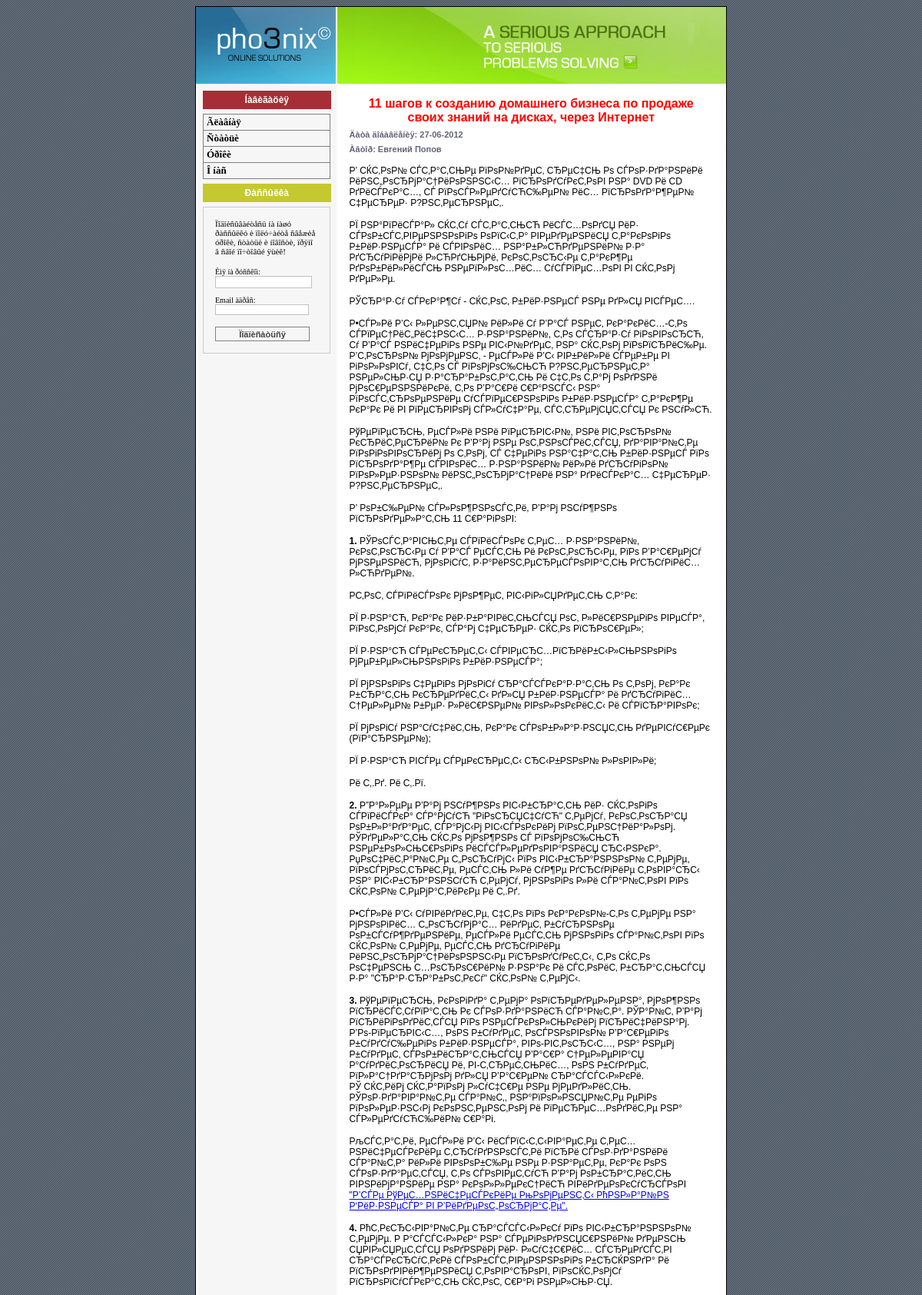
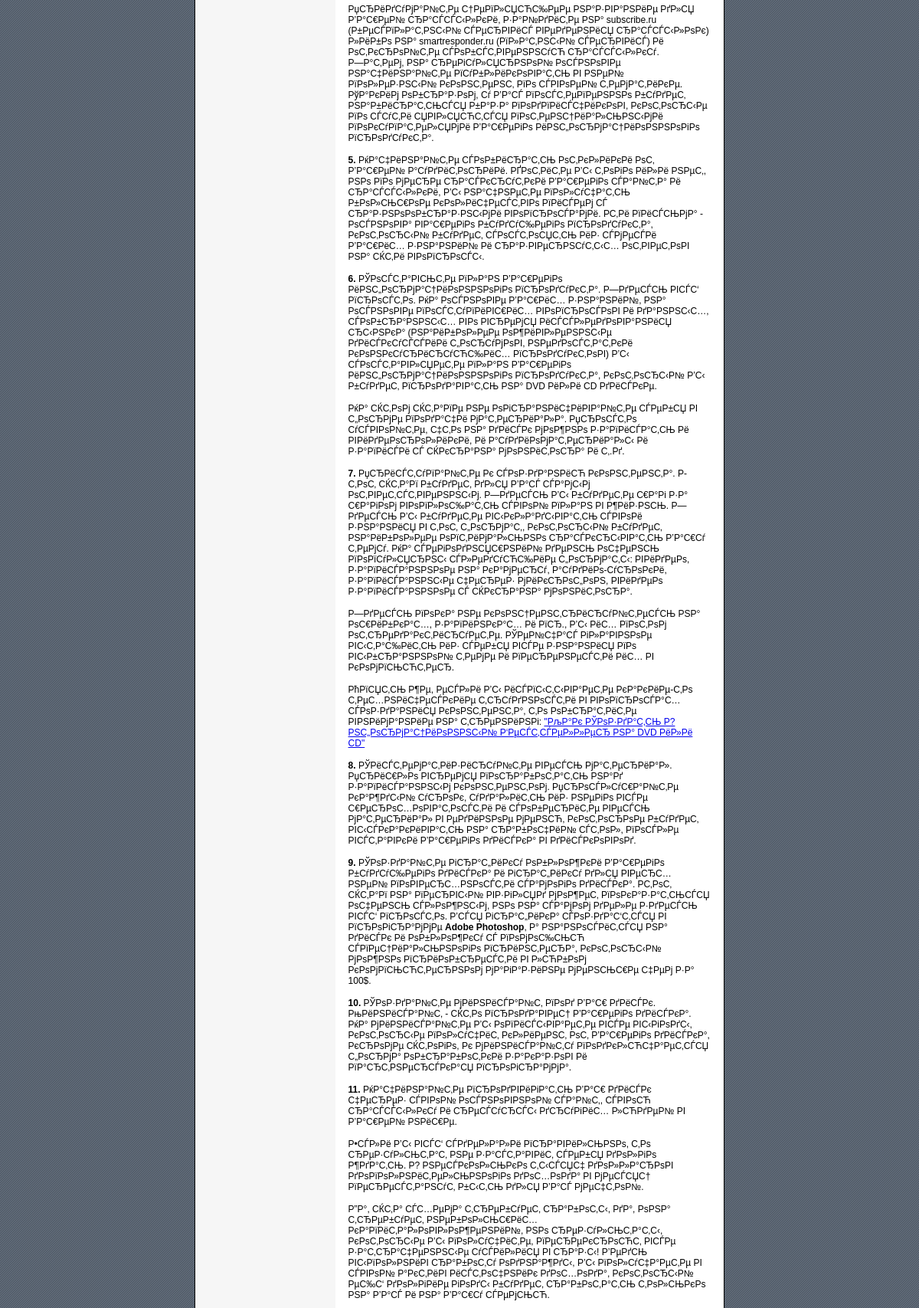
Page /phpsite/article_view.php?id=1 (upper part) on the committed database (2 pictures, top to bottom).
### tables this page shows
CREATE TABLE IF NOT EXISTS `articles` (
  `id` int(11) NOT NULL AUTO_INCREMENT,
  `title` varchar(255) NOT NULL,
  `author` varchar(255) NOT NULL,
  `meta_d` varchar(255) NOT NULL,
  `meta_k` varchar(255) NOT NULL,
  `date` date NOT NULL,
  `text` text NOT NULL,
  `description` text NOT NULL,
  PRIMARY KEY (`id`)
);

### phpsite/blocks/db/db_article_view.php (called while the page is built, shortened)
<?
	$db = mysql_connect("localhost","php","12345");
		if (!$db) {
    		die (sprintf ("Îøèáêà [%d]: %s", mysql_errno (), mysql_error ()));
			}
		else {
			if (isset($_GET['id'])){
					$id = $_GET['id'];
					$result = mysql_query("SELECT * FROM articles WHERE id='$id'",$db);
					$myrow = mysql_fetch_array($result);
				}
				else{
					echo("Îøèáêà îòêðûòèÿ óðîêà!");
				}
		}
?>

### phpsite/article_view.php (the view, shortened to what this page needs)
<?php
include("blocks/db/db_article_view.php");
?>
<!DOCTYPE HTML PUBLIC "-//W3C//DTD HTML 4.01 Transitional//EN" "http://www.w3.org/TR/html4/loose.dtd">
<html>
<head>
    <link href="css/style.css" rel="stylesheet" type="text/css">
</head>
<body>
    <table width="690" border="0" align="center" bgcolor="#FFFFFF" class="wrapper">
		<?
			include("blocks/header.php");
		?>
		<tr>
		<?
	  		include("blocks/sidebar.php");
		?>
            <td width="499" valign="top" >
            	<p class="article_view_title"><?php echo $myrow['title']; ?></p>
                <p class="article_view_adds">
					<?php
						list($year, $month, $day) = sscanf($myrow['date'], "%04d-%02s-%02d");
   						echo("Äàòà äîáàâëåíèÿ: $day-"."$month-"."$year");
					?>
                </p>
                <p class="article_view_adds">Àâòîð: <?php echo $myrow['author']; ?></p>
				<?php echo $myrow['text']; ?>
            </td>
        </tr>
        </table>
        </td>
		</tr>
    </table>
</body>
</html>

### phpsite/css/style.css (style rules this page uses)
.wrapper { border:1px solid #000000; border-collapse: collapse; }
td, tr { padding:0px; }
p { font-family: Verdana, Arial, Helvetica, sans-serifverdana; font-size:12px; margin: 15px; }
body { background-image:url(../images/bg.gif); }
.article_view_title { font-size: 16px; font-weight: bold; color: #FF0000; text-align: center; margin-bottom: 7px; }
.article_view_adds { font-size: 11px; font-weight: bold; color: #65647B; margin-top: 7px; margin-bottom: 7px; }

### rows in the picture
articles: title "11 шагов к созданию домашнего бизнеса по продаже своих знаний на дисках, через Интернет", author "Евгений Попов", text "Р’ СЌС‚РѕР№ СЃС‚Р°С‚СЊРµ РїРѕР№РґРµС‚ СЂРµС‡СЊ Рѕ СЃРѕР·РґР°РЅРёРё РёРЅС„РѕСЂРјР°С†РёРѕРЅРЅС‹С… РїСЂРѕРґСѓРєС‚РѕРІ РЅР° DVD Рё CD РґРёСЃРєР°С…, СЃ РїРѕСЃР»РµРґСѓСЋС‰РµР№ РёС… РїСЂРѕРґР°Р¶РµР№ С‡РµСЂРµР· Р?РЅС‚РµСЂРЅРµС‚. РЇ РЅР°РїРёСЃР°Р» СЌС‚Сѓ СЃС‚Р°С‚СЊСЋ РёСЃС…РѕРґСЏ РёР· СЃРѕР±СЃС‚РІРµРЅРЅРѕРіРѕ РѕРїС‹С‚Р° РІРµРґРµРЅРёСЏ С‚Р°РєРѕРіРѕ Р±РёР·РЅРµСЃР° Рё СЃРІРѕРёС… РЅР°Р±Р»СЋРґРµРЅРёР№ Р·Р° РґСЂСѓРіРёРјРё Р»СЋРґСЊРјРё, РєРѕС‚РѕСЂС‹Рµ С‚Р°РєР¶Рµ РґРѕР±РёР»РёСЃСЊ РЅРµРїР»РѕС…РёС… СѓСЃРїРµС…РѕРІ РІ СЌС‚РѕРј РґРµР»Рµ. РЎСЂР°Р·Сѓ СЃРєР°Р¶Сѓ - СЌС‚РѕС‚ Р±РёР·РЅРµСЃ РЅРµ РґР»СЏ РІСЃРµС…. Р•СЃР»Рё Р’С‹ Р»РµРЅС‚СЏР№ РёР»Рё Сѓ Р’Р°СЃ РЅРµС‚ РєР°РєРёС…-С‚Рѕ СЃРїРµС†РёС„РёС‡РЅС‹С… Р·РЅР°РЅРёР№, С‚Рѕ…"

### other values in the picture
$day "27"
$month "06"
$year "2012"
